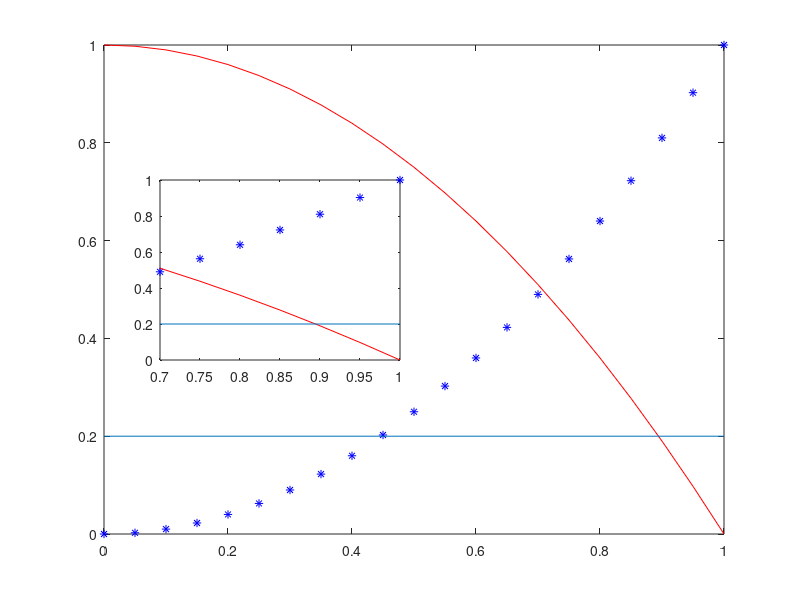
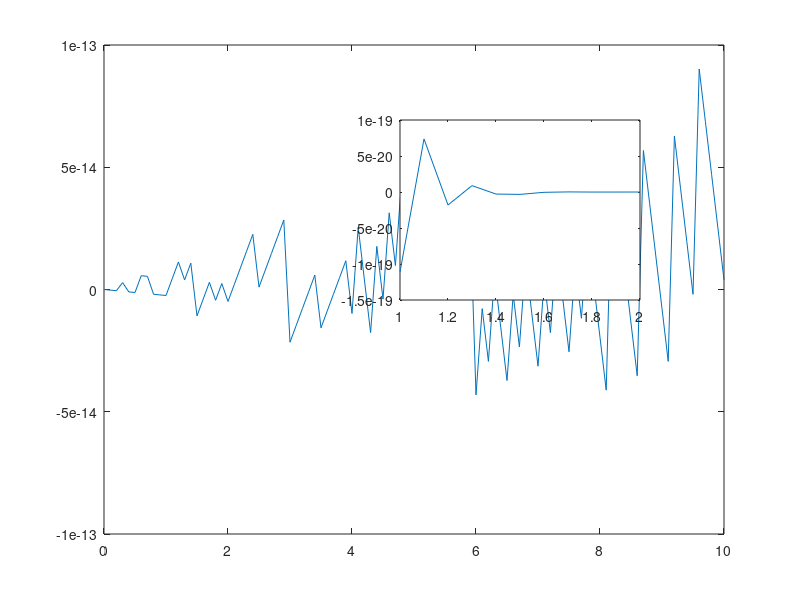

These charts were generated, in order, by the following MATLAB code:
close all;
% clf reset


% 方式一：绘图后放缩图像
x=0:0.05:1;
y1=x.^2;
y2=1-x.^2;
C6=0.2+x-x;
figure
% plot(x,y1,x,y2,x,C6);
plot(x,y1,'b*',x,y2,'r-',x,C6);
axes('position',[0.2 0.4 0.3 0.3]);
plot(x,y1,'b*',x,y2,'r-',x,C6);
xlim([0.7,1]);


% 方式二：直接绘局部图
figure
t=0:0.1:10;
plot(t,exp(0).*sin(20*pi*t))
h2=axes('Position',[0.5 0.5 0.3 0.3]);
%比如插入x\in [1 2]之间的函数变化
tt=1:0.1:2;%这里在绘图前直接定义了tt的范围
plot(tt,exp(-10*tt).*sin(20*pi*tt))
